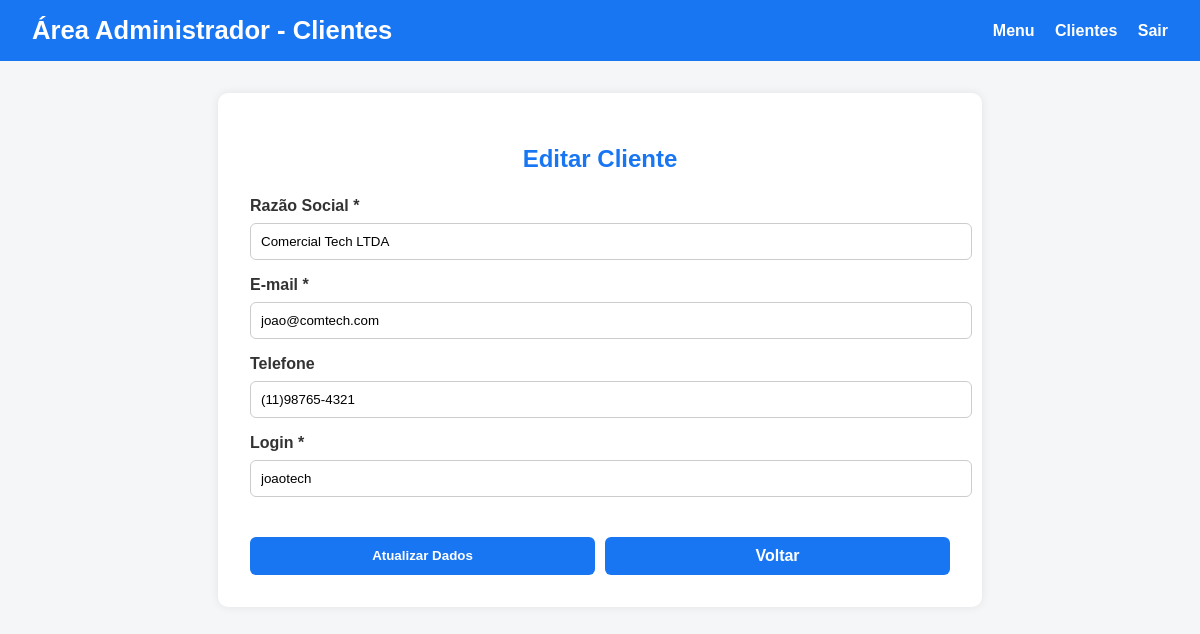
The page /Projeto/MVSinfo/Projeto/php/area-admin/clientes/admin-clientes-edit.php?id=1 (signed in) on the database its author committed.
### tables this page shows
CREATE TABLE usuario (
    id_usuario INT PRIMARY KEY AUTO_INCREMENT,
    cnpj VARCHAR(18),
    razao_social VARCHAR(255),
    inscricao_estadual VARCHAR(20),
    contato VARCHAR(100),
    telefone VARCHAR(20),
    email VARCHAR(100),
    tipo_usuario INT,
    cep VARCHAR(10),
    logradouro VARCHAR(100),
    numero INT,
    complemento VARCHAR(50),
    bairro VARCHAR(50),
    cidade VARCHAR(50),
    estado VARCHAR(2),
    login VARCHAR(50),
    senha VARCHAR(100),
    FOREIGN KEY (tipo_usuario) REFERENCES tipoUsuario(id_tipo_usuario)
);

### Projeto/MVSinfo/Projeto/php/area-admin/clientes/admin-clientes-edit.php (the view, shortened to what this page needs)
<?php
$conexao = new conexao();
$pdo = $conexao->getPdo();
$id = (int)($_GET['id'] ?? 0);
$stmt = $pdo->prepare("SELECT id_usuario, razao_social, email, telefone, login FROM usuario WHERE id_usuario = :id AND tipo_usuario = 1");
$stmt->execute([':id' => $id]);
$cliente = $stmt->fetch(PDO::FETCH_ASSOC);
?>
<!DOCTYPE html>
<html lang="pt-BR">
<head>
    <link rel="stylesheet" href="../css/styles.css">
</head>
<body>
    <header>
        <h1>Área Administrador - Clientes</h1>
        <nav>
            <a href="../area-admin.php">Menu</a>
            <a href="admin-clientes.php">Clientes</a>
            <a href="../../logout.php">Sair</a>
        </nav>
    </header>
    <main>
        <h2>Editar Cliente</h2>
    <form method="POST" action="">
    <label for="razao_social">Razão Social *</label>
    <input type="text" id="razao_social" name="razao_social" required value="<?= htmlspecialchars($cliente['razao_social']) ?>" />
            <label for="email">E-mail *</label>
            <input type="email" id="email" name="email" required value="<?= htmlspecialchars($cliente['email']) ?>">
            <label for="telefone">Telefone</label>
            <input type="text" id="telefone" name="telefone" value="<?= htmlspecialchars($cliente['telefone']) ?>">
            <label for="login">Login *</label>
            <input type="text" id="login" name="login" required value="<?= htmlspecialchars($cliente['login']) ?>">
            <div class="form-actions">
                <button type="submit" class="btn">Atualizar Dados</button>
                <a href="admin-clientes.php" class="btn">Voltar</a>
            </div>
        </form>
    </main>
</body>
</html>

### Projeto/MVSinfo/Projeto/css/styles.css (style rules this page uses)
body { font-family: 'Segoe UI', Tahoma, Geneva, Verdana, sans-serif; background-color: #f9f9f9; color: #333; margin: 0; padding: 0; }
:root { --primary-color: #007bc1; --secondary-color: #f1f1f1; --dark-color: #111; }

### Projeto/MVSinfo/Projeto/php/area-admin/clientes/admin-clientes-edit.php (style rules this page uses)
body { font-family: Arial, sans-serif; background-color: #f4f6f8; margin: 0; }
header { background-color: #1976f2; color: white; padding: 1rem 2rem; display: flex; justify-content: space-between; align-items: center; }
header h1 { margin: 0; font-size: 1.6rem; }
nav a { color: white; margin-left: 1rem; text-decoration: none; font-weight: 600; }
main { max-width: 700px; margin: 2rem auto; background: white; padding: 2rem; border-radius: 10px; box-shadow: 0 0 10px rgba(0, 0, 0, 0.08); }
h2 { color: #1976f2; margin-bottom: 1.5rem; text-align: center; }
label { font-weight: 600; display: block; margin-bottom: 0.5rem; }
input[type="text"], input[type="email"] { width: 100%; padding: 10px; border: 1px solid #ccc; border-radius: 6px; margin-bottom: 1rem; }
.btn { background-color: #1976f2; color: white; padding: 10px; border: none; border-radius: 6px; font-weight: 600; text-align: center; cursor: pointer; transition: background-color 0.3s ease; display: inline-block; width: 100%; text-decoration: none; }
.form-actions { display: flex; gap: 10px; margin-top: 1.5rem; }
.form-actions .btn { flex: 1; }

### rows shown on the page
usuario: razao_social "Comercial Tech LTDA", email "joao@comtech.com", telefone "(11)98765-4321", login "joaotech"
